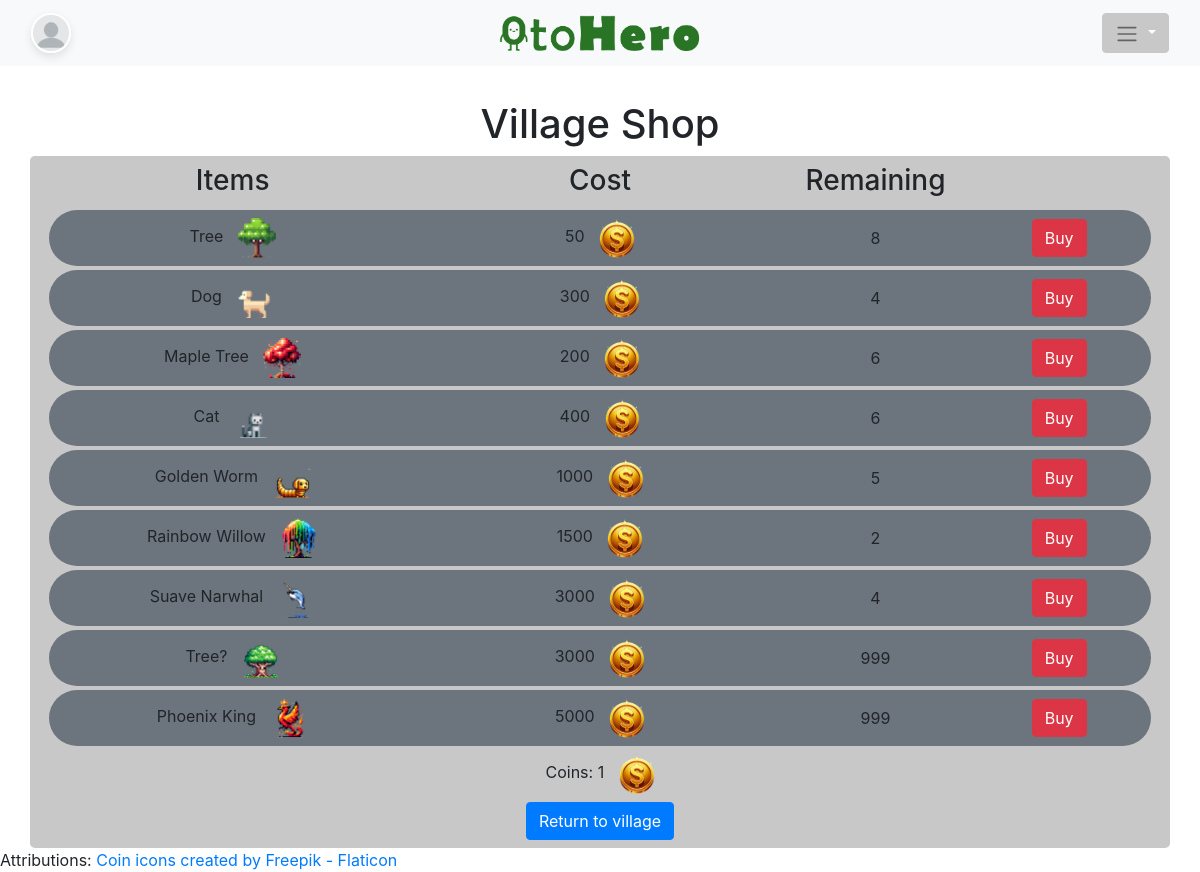
Page /project/village_shop/?position=0 (signed in) on the committed database.
### project/models.py (models this page shows, shortened)
class CustomUser(AbstractUser):
    streak = models.PositiveIntegerField(default=0)
    best_streak =  models.PositiveIntegerField(default=0)
    coins = models.PositiveIntegerField(default=0)
    profile_picture = models.CharField(max_length=25, default="blank.jpeg")
    is_gamekeeper = models.BooleanField(default=False)

class VillageShop(models.Model):
    item = models.CharField(max_length=25) #The item in the village.
    cost = models.PositiveIntegerField() #The cost of the item.
    max_quantity = models.PositiveIntegerField()
    image_name = models.CharField(max_length=50, default="")

### project/views.py (the view)
# urls.py: path('village_shop/', views.village_shop, name='village_shop'),
@login_required()
def village_shop(request):
    valid_position = True
    if 'position' in request.GET:
        pos = request.GET['position']
        if pos.isdigit():
            pos = int(pos)
            if pos < 0 or pos > 35:
                valid_position = False
        else:
            valid_position = False
    else:
        valid_position = False
    context = {}
    if valid_position:
        num_coins = request.user.coins  # UserChallenges.objects.filter(user=request.user).aggregate(Sum('points'))['points__sum']
        if not num_coins:
            num_coins = 0
        items = [{
            'item': item.item,
            'cost': item.cost,
            'quantity_remaining': item.max_quantity - Village.objects.filter(user=request.user, item=item).count(),
            'can_afford': num_coins > item.cost,
            'image_name': item.image_name
        } for item in VillageShop.objects.all()]
        context = {
            'num_coins': num_coins,
            'items': items,
            'position': int(request.GET['position'])
        }
    context['error'] = not valid_position
    return render(request, 'project/village_shop.html', context)

### project/templates/project/village_shop.html (shortened to what this page needs)
{% extends 'base.html' %}
{% load static %}
{% block content %}
<div style="padding-top: 100px;"></div>
{% if error %}
    <div class="text-center rounded-lg bg-warning w-50 mx-auto p-3">
        <h1>An error has occurred</h1>
        <a href="{% url 'village' %}"><button class="btn btn-danger">Back to village</button></a>
    </div>
{% else %}
<h1 class="text-center">Village Shop</h1>
<div class="container text-center shop-table-container rounded-lg py-2">
    <div class="row mx-1">
        <div class="col-4">
            <h3>Items</h3>
        </div>
        <div class="col-4">
            <h3>Cost</h3>
        </div>
        <div class="col-2">
            <h3>Remaining</h3>
        </div>
       <div class="col">
       </div>
    </div>
    {% for item in items %}
        <div class="row py-2 bg-secondary m-1 rounded-pill">
            <div class="col-4 my-auto">
                {{item.item}}
                <img class="coin-img" src="{% static 'project/game_assets/'|add:item.image_name %}">
            </div>
            <div class="col-4 my-auto">
                {{item.cost}}
                <img class="coin-img" src="{% static 'project/coin.png' %}">
            </div>
            <div class="col-2 my-auto">
                {{item.quantity_remaining}}
            </div>
            <div class="col-2 my-auto">
                <form action="{% url 'village' %}" method="POST">
                    <button type='submit' class='btn {% if item.can_afford and item.quantity_remaining > 0 %} btn-success {% else %} btn-danger {% endif %}'>Buy</button>
                </form>
            </div>
        </div>
    {% endfor %}
    <div class="row mt-2">
        <div class="col">
            Coins: {{num_coins}}
            <img class="coin-img" src="{% static 'project/coin.png' %}">
        </div>
    </div>
    <div class="row mt-2">
        <a href="{% url 'village' %}" class="mx-auto"><button class="btn btn-primary">Return to village</button></a>
    </div>
</div>
<div>
    Attributions:
    <a href="https://www.flaticon.com/free-icons/coin" title="coin icons">Coin icons created by Freepik - Flaticon</a>
</div>
{% endif %}
{% endblock %}

### project/templates/project/navbar.html (shortened to what this page needs)
<nav class="navbar navbar-expand-lg navbar-light bg-light fixed-top">
  <div class="container-fluid d-flex justify-content-between">
    {% load static %}
    {% if request.user.is_authenticated %}
    <a class="navbar-brand" href="{% url 'profile' request.user.username %}">
      <img src="{% static 'project/'|add:request.user.profile_picture%}" alt="Profile" style="width: 40px; height: 40px; border-radius: 50%;">
    </a>
    {% endif %}
    <a class="navbar-logo mx-auto" href="{% url 'home' %}" style="position: absolute; left: 50%; transform: translateX(-50%);">
      <img src="{% static 'project/brand_logo.png' %}" alt="AppName" style="height: 40px;">
    </a>
    <div class="nav-item dropdown">
      <button class="btn btn-secondary dropdown-toggle" type="button" id="dropdownMenuButton" data-toggle="dropdown" aria-haspopup="true" aria-expanded="false">
          <span class="navbar-toggler-icon"></span>
      </button>
      </div>
    </div>
  </nav>

### project/static/project/css/styles.css (style rules this page uses)
* { box-sizing: border-box; margin: 0; padding: 0; }
.navbar-brand img { width: 60px; height: 60px; border-radius: 50%; object-fit: cover; border: 2px solid #ffffff; box-shadow: 0px 4px 8px rgba(0, 0, 0, 0.1); }
.btn-secondary { background-color: #c7c8c7; border-color: #c7c8c7; }
.coin-img { height: 5vh; margin-left: 10px; }
.coin-img { height: 5vh; }
.shop-table-container { background-color: #c7c8c7; }

### rows in the picture
CustomUser: profile_picture (placeholder picture)
VillageShop: item "Tree", image_name (picture)
VillageShop: item "Dog", image_name (picture)
VillageShop: item "Maple Tree", image_name (picture)
VillageShop: item "Cat", image_name (picture)
VillageShop: item "Golden Worm", image_name (picture)
VillageShop: item "Rainbow Willow", image_name (picture)
VillageShop: item "Suave Narwhal", image_name (picture)
VillageShop: item "Tree?", image_name (picture)
VillageShop: item "Phoenix King", image_name (picture)

### other values in the picture
{{ item.cost }} "50" "300" "200" "400" "1000" "1500" "3000" "3000" "5000"
{{ item.quantity_remaining }} "8" "4" "6" "6" "5" "2" "4" "999" "999"
{{ num_coins }} "1"
